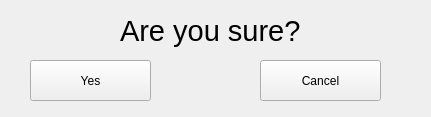
<?xml version="1.0" encoding="UTF-8"?>
<ui version="4.0">
 <class>Form</class>
 <widget class="QWidget" name="Form">
  <property name="geometry">
   <rect>
    <x>0</x>
    <y>0</y>
    <width>431</width>
    <height>117</height>
   </rect>
  </property>
  <property name="windowTitle">
   <string>Confirm Action</string>
  </property>
  <widget class="QLabel" name="message">
   <property name="geometry">
    <rect>
     <x>120</x>
     <y>10</y>
     <width>331</width>
     <height>41</height>
    </rect>
   </property>
   <property name="font">
    <font>
     <pointsize>22</pointsize>
    </font>
   </property>
   <property name="text">
    <string>Are you sure?</string>
   </property>
  </widget>
  <widget class="QPushButton" name="confirmButton">
   <property name="geometry">
    <rect>
     <x>30</x>
     <y>60</y>
     <width>121</width>
     <height>41</height>
    </rect>
   </property>
   <property name="text">
    <string>Yes</string>
   </property>
  </widget>
  <widget class="QPushButton" name="cancelButton">
   <property name="geometry">
    <rect>
     <x>260</x>
     <y>60</y>
     <width>121</width>
     <height>41</height>
    </rect>
   </property>
   <property name="text">
    <string>Cancel</string>
   </property>
  </widget>
 </widget>
 <resources/>
 <connections/>
</ui>
